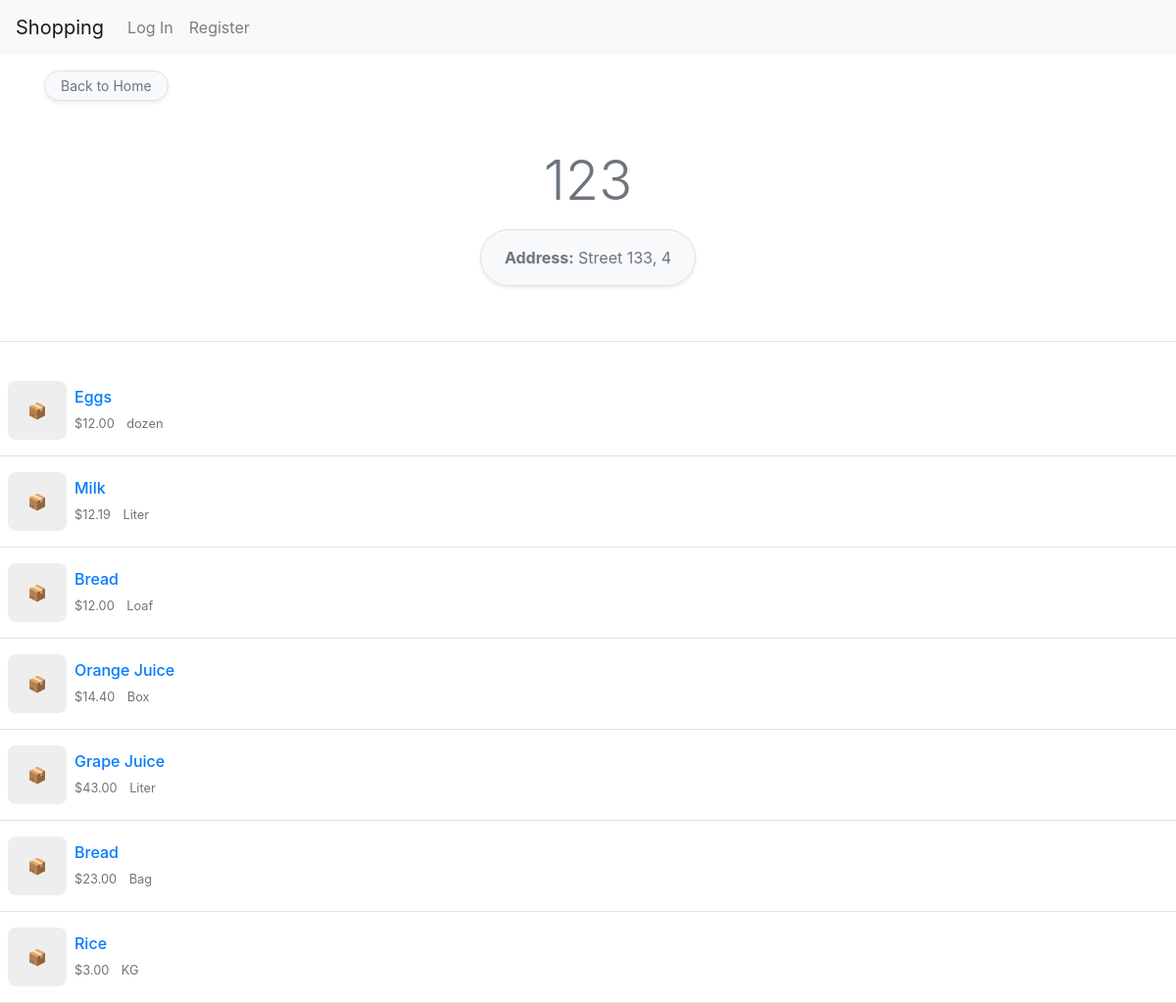
Before: /supermarket/9/ with the older database file.
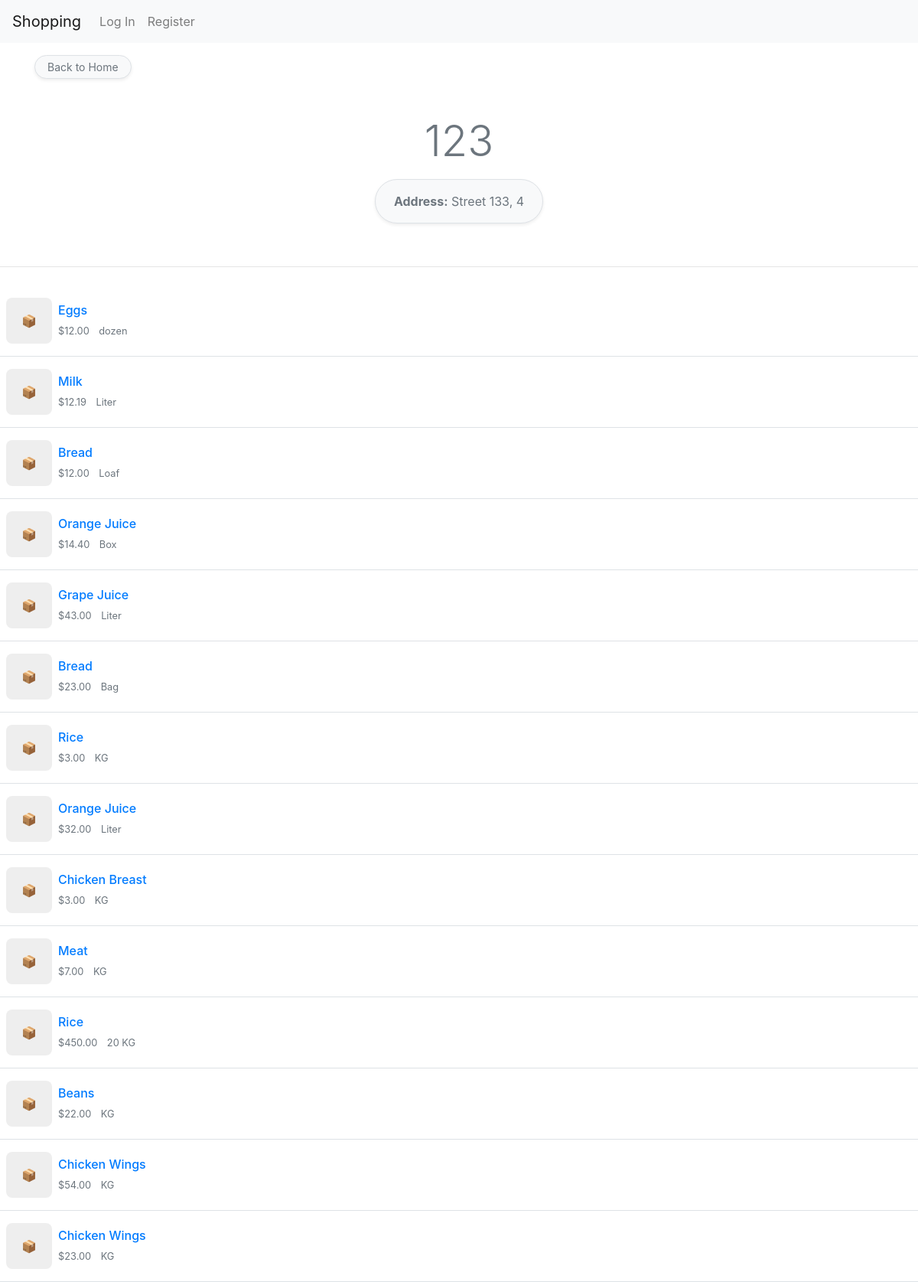
After: the same page with the newer database file.
### listsapp/models.py (models this page shows, shortened)
class PriceMkt(models.Model):
    supermarket = models.ForeignKey("User", on_delete=models.CASCADE, limit_choices_to={'is_supermarket': True})
    product = models.ForeignKey(Product, on_delete=models.CASCADE)
    price = models.DecimalField(max_digits=8, decimal_places=2)

class Product(models.Model):
    name = models.CharField(max_length=100)
    picture = models.URLField(blank=True, null=True)
    unity = models.CharField(max_length=50)

### listsapp/views.py (the view, shortened to what this page needs)
# urls.py: path("supermarket/<int:supermarket_id>/", views.supermarketpage, name="supermarketpage"),
def supermarketpage(request, supermarket_id):
    supermarket = get_object_or_404(User, id=supermarket_id, is_supermarket=True)
    products = Product.objects.exclude(id__in=PriceMkt.objects.filter(supermarket=supermarket).values_list("product_id", flat=True))
    supermarket_products = PriceMkt.objects.filter(supermarket=supermarket)
    return render(request, "listsapp/supermarketpage.html", {
        "supermarket": supermarket,
        "products": products,
        "supermarket_products": supermarket_products
    })

### listsapp/templates/listsapp/supermarketpage.html (shortened to what this page needs)
{% extends "listsapp/layout.html" %}
{% block body %}
<div class="container mt-3">
    <a href="{% url 'index' %}" class="btn btn-light btn-sm rounded-pill shadow-sm border px-3 text-secondary">
         Back to Home
    </a>
</div>
<div class="container my-5 text-center">
    <div class="row justify-content-center">
        <div class="col-md-6"> <h1 class="display-4 fw-bold text-secondary mb-3">
                {{ supermarket.username }}
            </h1>
            <div id="address-container" data-supermarket-id="{{ supermarket.id }}" class="d-flex justify-content-center align-items-center gap-2 mb-2">
                {% if supermarket.address %}
                    <div class="bg-light p-3 rounded-pill border shadow-sm px-4 d-flex justify-content-between align-items-center">
                        <span id="address-text" class="text-muted">
                            <strong>Address:</strong> {{ supermarket.address }}
                        </span>
                    </div>
                {% endif %}
            </div>
        </div>
    </div>
</div>
<hr>
<div id="product-list" class="mt-4">
    {% for prod in supermarket_products %}
        <div class="product-card border-bottom py-3 d-flex align-items-center">
            <div class="me-3 ml-2">
                {% if prod.product.picture %}
                    <img src="{{ prod.product.picture.url }}" alt="{{ prod.product.name }}" style="width: 60px; height: 60px; object-fit: cover; border-radius: 8px;">
                {% else %}
                <a href="{% url 'productpage' prod.product.id %}" class="text-decoration-none">
                    <div style="width: 60px; height: 60px; background: #eee; border-radius: 8px; display: flex; align-items: center; justify-content: center;">📦</div>
                </a>
                {% endif %}
            </div>
            <div class="flex-grow-1">
                <h6 class="mb-1 ml-2">
                    <a href="{% url 'productpage' prod.product.id %}" class="text-decoration-none">{{ prod.product.name }}</a>
                </h6>
                <small class="text-muted ml-2">${{ prod.price }}</small>
                <small class="text-muted ml-2">{{ prod.product.unity }}</small>
            </div>
        </div>
    {% empty %}
        <p id="no-products-msg">No products available.</p>
    {% endfor %}
</div>
{% endblock %}

Changed rows visible on the page:
added PriceMkt: product.name "Orange Juice", price "32.00", product.unity "Liter"
added PriceMkt: product.name "Chicken Breast", price "3.00", product.unity "KG"
added PriceMkt: product.name "Meat", price "7.00", product.unity "KG"
added PriceMkt: product.name "Rice", price "450.00", product.unity "20 KG"
added PriceMkt: product.name "Beans", price "22.00", product.unity "KG"
added PriceMkt: product.name "Chicken Wings", price "54.00", product.unity "KG"
added PriceMkt: product.name "Chicken Wings", price "23.00", product.unity "KG"
